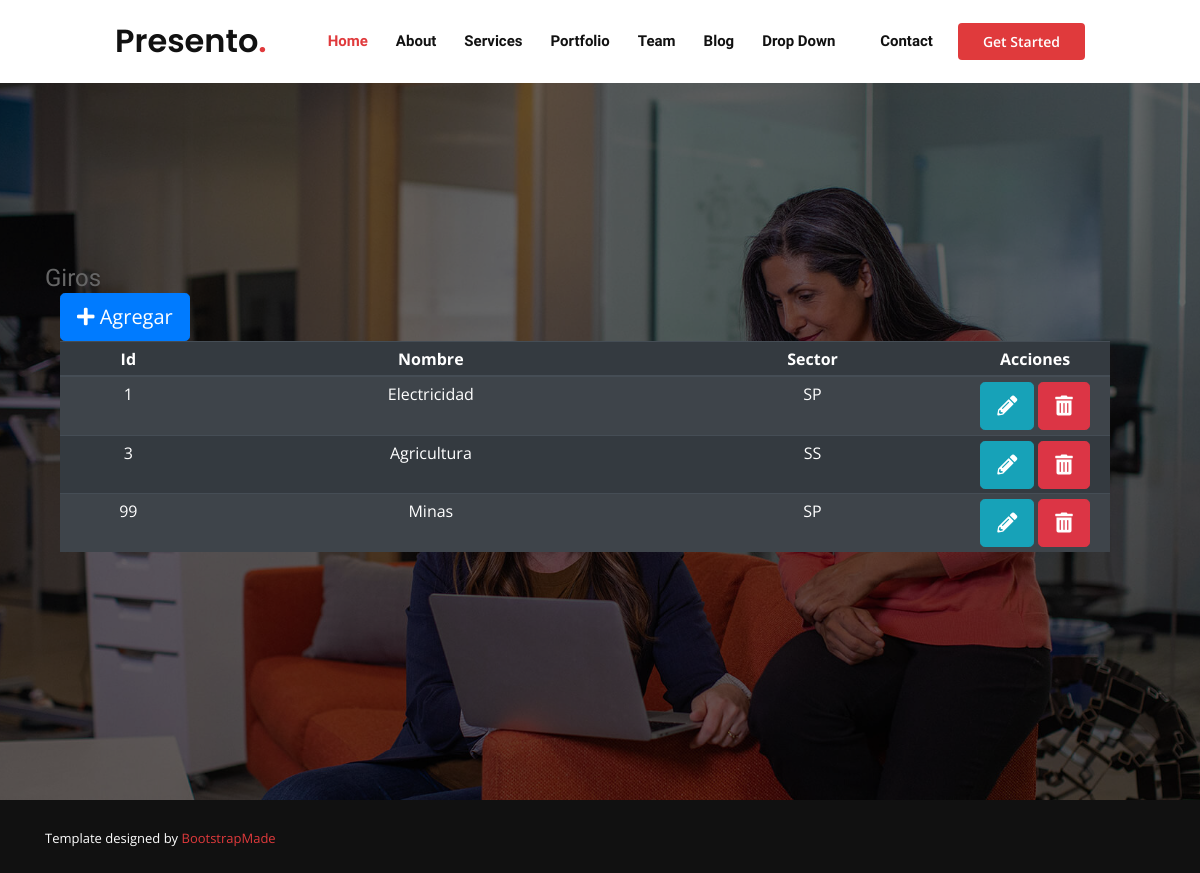
The app's page /giros/giros, older data.
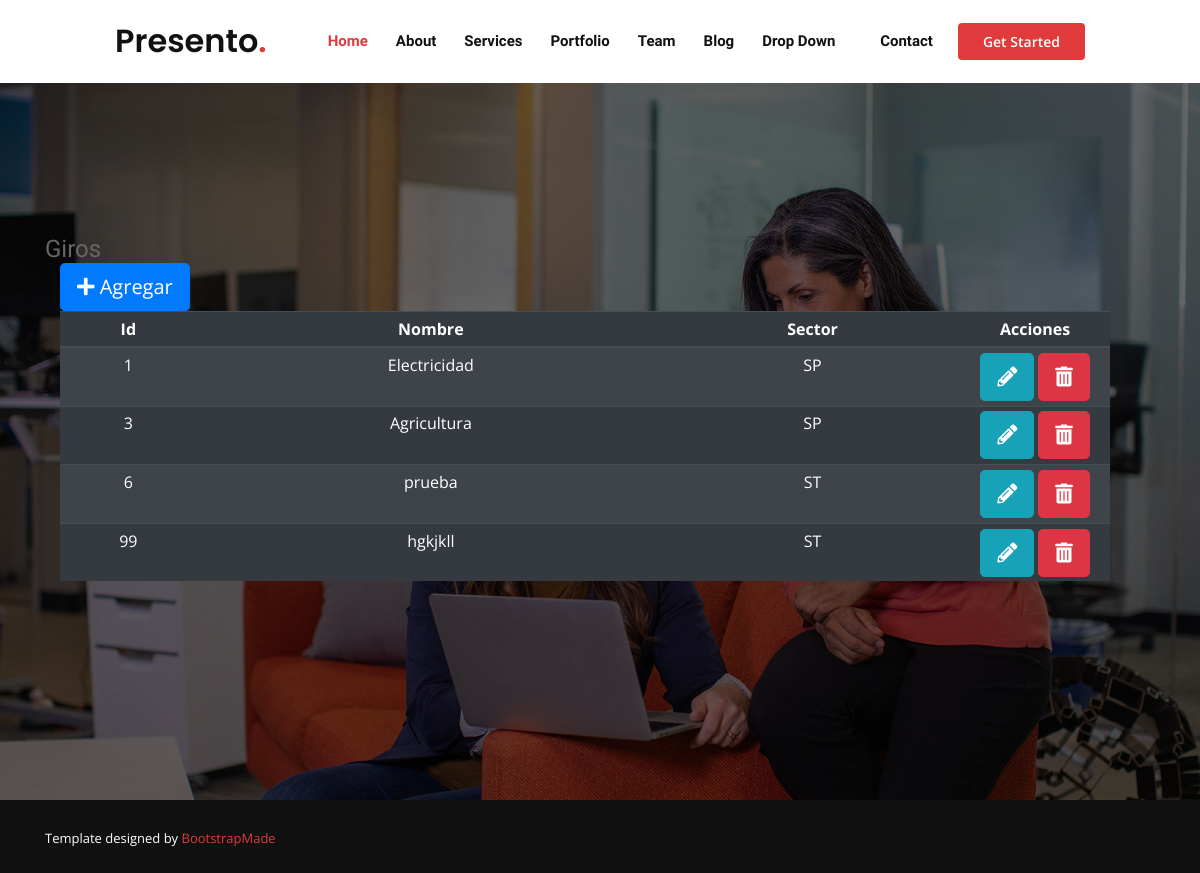
The same page, newer data.
### giros/models.py (models this page shows, shortened)
class Giro(models.Model):
    SECTOR = (
        ('SP', 'Sector primario'),
        ('SS', 'Sector secundario'),
        ('ST', 'Sector terciario'),
    )
    idGiro = models.PositiveIntegerField(primary_key=True, validators=[MinValueValidator(1), MaxValueValidator(99)])
    nombreGiro = models.CharField(max_length=100)
    sector = models.CharField(choices=SECTOR, max_length=2)

### giros/views.py (the view)
# urls.py: path('giros', MostrarGiros.as_view(), name = 'administrar_giros'),
class MostrarGiros(ListView):
    model = Giro
    template_name = 'giros/administrar_giros.html'

### templates/giros/administrar_giros.html (shortened to what this page needs)
{% extends 'Base/base.html' %}
{% block content %}
  <div class="container-fluid">
   <div class="container">
     <h2>Giros</h2>
    <div class="col-sm">
      <div class="row container">
        <a class="btn btn-primary btn-lg" href="{% url 'giros:crear_giro' %}"><i class="fas fa-plus"></i> Agregar</a>
        </div>
        <div class="row container text-center">
          <table class="table table-striped table-dark table-sm">
            <thead class="table-dark">
              <tr>
                <th scope="col" align="center">Id</th>
                <th scope="col">Nombre</th>
                <th scope="col">Sector</th>
                <th scope="col" width="150px">Acciones</th>
              </tr>
            </thead>
            <tbody>
              {% for row in object_list%}
              <tr>
                <td>{{ row.idGiro}}</td>
                <td>{{ row.nombreGiro}}</td>
                <td>{{ row.sector}}</td>
                <td>
                  <a href="{% url 'giros:modificar_giro' row.pk %}" class="btn-info btn btn-lg">
                    <i class="fas fa-pencil-alt"></i>
                  </a>
                  <button class="btn-danger btn btn-lg" data-toggle='modal' data-target='#deleteModal' data-pk='{{ row.pk }}'>
                    <i class="fas fa-trash-alt"></i>
                  </button>
                </td>
              </tr>
              {% endfor %}
            </tbody>
          </table>
        </div>
      </div>
    </div>
  </div>
  {% endblock %}

Row changes from the older to the newer data that the page shows:
changed Giro "Agricultura": sector "SS" → "SP"
added Giro: idGiro "6", nombreGiro "prueba", sector "ST"
changed Giro id 99: nombreGiro "Minas" → "hgkjkll"; sector "SP" → "ST"
